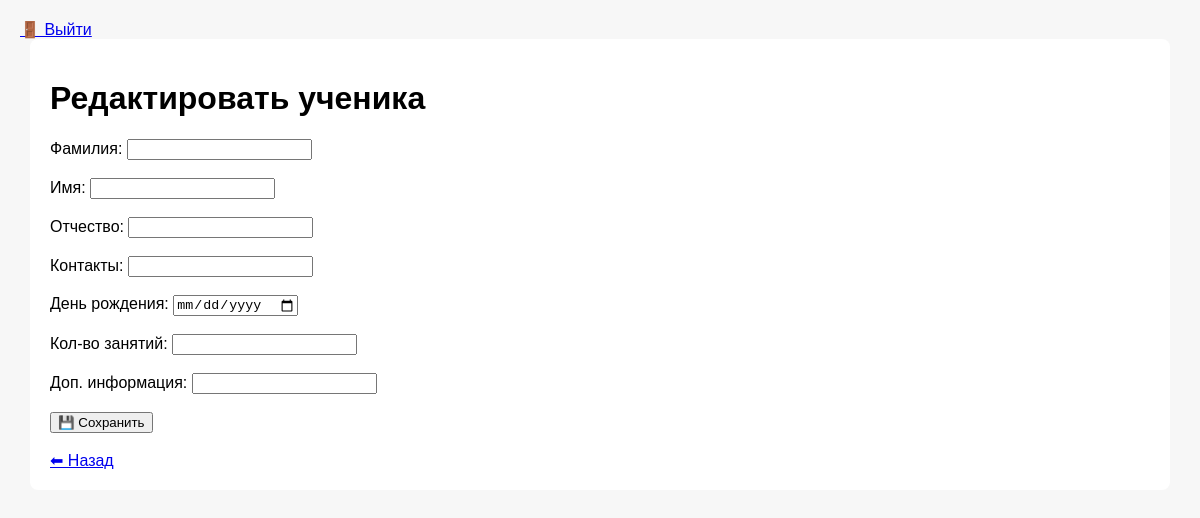
The app's page /students/edit/70 (signed in), older data.
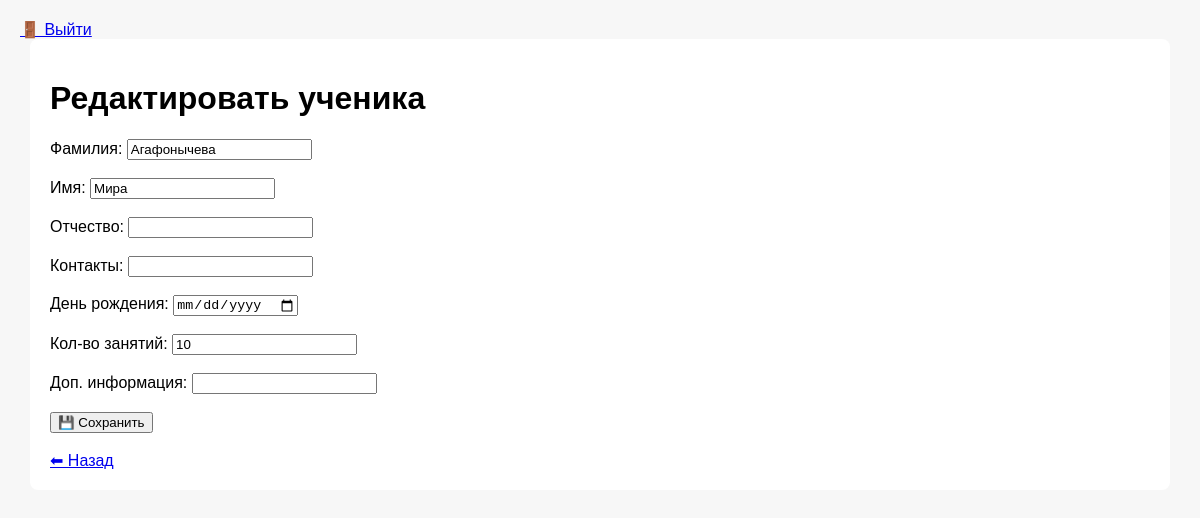
The same page, newer data.
### tables this page shows
CREATE TABLE students
                   (
                       id INTEGER PRIMARY KEY AUTOINCREMENT,
                       first_name TEXT NOT NULL,
                       last_name TEXT NOT NULL,
                       middle_name TEXT,
                       contacts TEXT,
                       birthday TEXT,
                       lessons_count INTEGER,
                       additional_info TEXT,
                       creation_date TEXT
                   );

### app.py (the view)
    def wrapper(*args, **kwargs):
        if "user" not in session:
            return redirect(url_for("login"))
        return fn(*args, **kwargs)

### app.py (called while the page is built, shortened)
def login_required(fn):
    def wrapper(*args, **kwargs):
        if "user" not in session:
            return redirect(url_for("login"))
        return fn(*args, **kwargs)
    wrapper.__name__ = fn.__name__
    return wrapper

@app.route("/students/edit/<int:student_id>", methods=["GET", "POST"])
@login_required
def edit_student(student_id):
    student = db.get_student_by_id(student_id)
    return render_template("edit_student.html", student=student)

### database.py (called while the page is built)
def get_connection():
    conn = sqlite3.connect(DB_NAME)
    conn.row_factory = sqlite3.Row
    return conn

def get_student_by_id(student_id):
    conn = get_connection()
    student = conn.execute("SELECT * FROM students WHERE id=?", (student_id,)).fetchone()
    conn.close()
    return student

### templates/edit_student.html (shortened to what this page needs)
{% extends "base.html" %}
{% block content %}
<h1>Редактировать ученика</h1>
<form method="POST">
    <label>Фамилия: <input type="text" name="last_name" value="{{ student.last_name }}" required></label><br><br>
    <label>Имя: <input type="text" name="first_name" value="{{ student.first_name }}" required></label><br><br>
    <label>Отчество: <input type="text" name="middle_name" value="{{ student.middle_name }}"></label><br><br>
    <label>Контакты: <input type="text" name="contacts" value="{{ student.contacts }}"></label><br><br>
    <label>День рождения: <input type="date" name="birthday" value="{{ student.birthday }}"></label><br><br>
    <label>Кол-во занятий: <input type="number" name="lessons_count" value="{{ student.lessons_count }}"></label><br><br>
    <label>Доп. информация: <input type="text" name="additional_info" value="{{ student.additional_info }}"></label><br><br>
    <button type="submit">💾 Сохранить</button>
</form>
<br>
<a href="{{ url_for('students') }}">⬅ Назад</a>
{% endblock %}

### templates/base.html (shortened to what this page needs)
<!DOCTYPE html>
<html lang="ru">
<head>
</head>
<body>
<a href="{{ url_for('logout') }}">🚪 Выйти</a>
<div class="container">
    {% block content %}{% endblock %}
</div>
</body>
</html>

### templates/base.html (style rules this page uses)
body { font-family: Arial, sans-serif; margin: 20px; background: #f7f7f7; }
.container { max-width: 1100px; margin: auto; background: #fff; padding: 20px; border-radius: 8px; }

Row changes from the older to the newer data that the page shows:
added students: last_name "Агафонычева", first_name "Мира", lessons_count "10"
